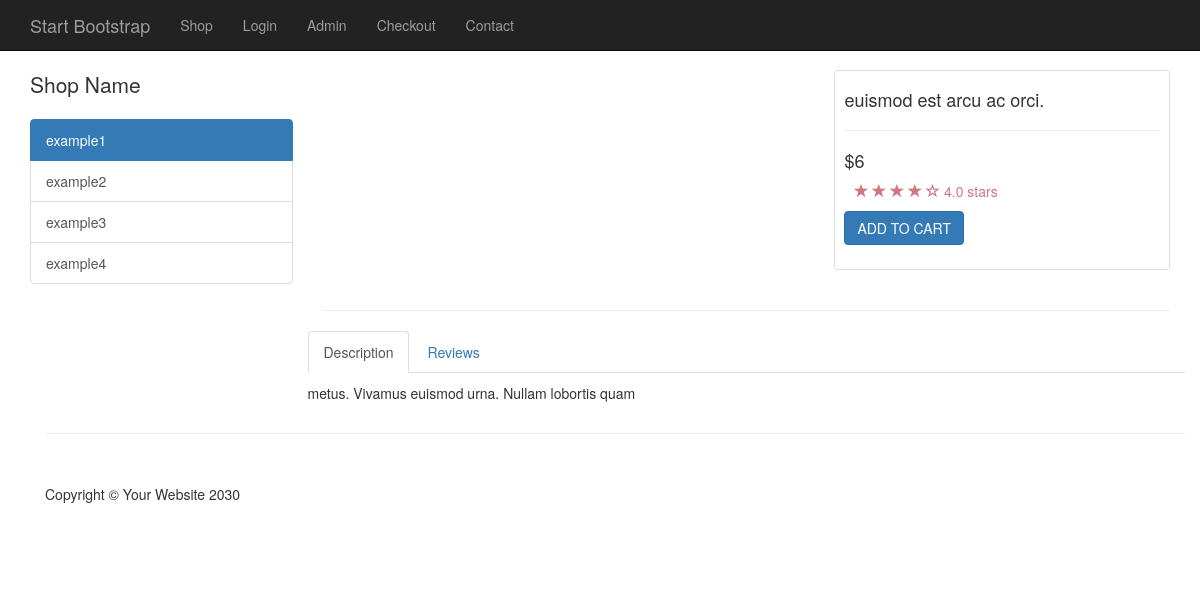
Page /item.php?id=1 on the committed database.
### tables this page shows
CREATE TABLE IF NOT EXISTS `products` (
  `product_id` INT(11) UNSIGNED NOT NULL AUTO_INCREMENT,
  `product_title` VARCHAR(255) NOT NULL,
  `product_category_id` INT(11) UNSIGNED NOT NULL,
  `product_price` FLOAT(11) NOT NULL,
  `product_short_desc` VARCHAR(300) NOT NULL,
  `product_description` TEXT NOT NULL,
  `product_image` TEXT NOT NULL,
  PRIMARY KEY `pk_product_id`(`product_id`)
);

CREATE TABLE IF NOT EXISTS `categories` (
  `cat_id` INT(11) UNSIGNED NOT NULL AUTO_INCREMENT,
  `cat_title` VARCHAR(255),
  PRIMARY KEY `pk_cat_id`(`cat_id`)
);

### public/item.php (the view, shortened to what this page needs)
<?php
require_once(TEMPLATE_FRONT . '/header.php');
?>
<div class="container">
    <div class="row">
        <?php
        $id = (int) escape_sting($_GET['id']);
        $q = query("SELECT * FROM `products` where `product_id`= {$id};");
        while ($row = fetch_array($q)) {
            require_once(TEMPLATE_FRONT . '/side_nav.php');
        ?>
            <div class="col-md-9">
                <div class="row">
                    <div class="col-md-7">
                    </div>
                    <div class="col-md-5">
                        <div class="thumbnail">
                            <div class="caption-full">
                                <h4><?php echo  $row['product_title']; ?></h4>
                                <hr>
                                <h4 class="">&dollar;<?php echo  $row['product_price']; ?></h4>
                                <div class="ratings">
                                    <p>
                                        <span class="glyphicon glyphicon-star"></span>
                                        <span class="glyphicon glyphicon-star"></span>
                                        <span class="glyphicon glyphicon-star"></span>
                                        <span class="glyphicon glyphicon-star"></span>
                                        <span class="glyphicon glyphicon-star-empty"></span>
                                        4.0 stars
                                    </p>
                                </div>
                                <form action="">
                                    <div class="form-group">
                                        <input type="submit" class="btn btn-primary" value="ADD TO CART">
                                    </div>
                                </form>
                            </div>
                        </div>
                    </div>
                </div>
                <hr>
                <div class="row">
                    <div role="tabpanel">
                        <ul class="nav nav-tabs" role="tablist">
                            <li role="presentation" class="active"><a href="#home" aria-controls="home" role="tab" data-toggle="tab">Description</a></li>
                            <li role="presentation"><a href="#profile" aria-controls="profile" role="tab" data-toggle="tab">Reviews</a></li>
                        </ul>
                        <div class="tab-content">
                            <div role="tabpanel" class="tab-pane active" id="home">
                                <p><?php echo  $row['product_description']; ?></p>
                            </div>
                        </div>
                    </div>
                </div>
            </div>
        <?php } ?>
    </div>
    <?php require_once(TEMPLATE_FRONT . '/footer.php'); ?>

### resources/templates/front/side_nav.php
<div class="col-md-3">
    <p class="lead">Shop Name</p>
    <div class="list-group">
        <?php    get_category();    ?>
    </div>
</div>

### resources/functions.php (shortened to what this page needs)
<?php
function query($sql)
{
  global $connection;
  return mysqli_query($connection, $sql);
}
function escape_sting($string)
{
  global $connection;
  return mysqli_real_escape_string($connection, $string);
}
function fetch_array($sql)
{
  return mysqli_fetch_array($sql);
}
function get_category()
{
  $q = query("SELECT * FROM `categories`;");
  while ($row = fetch_array($q)) {
    echo ' <a id="' . $row['cat_id'] . '" href="category.php?id=' . $row['cat_id'] . '" class="list-group-item">' . $row['cat_title'] . '</a>';
  }
}

### public/css/shop-homepage.css (style rules this page uses)
body { padding-top: 70px; }
.ratings { padding-right: 10px; padding-left: 10px; color: #d17581; }
.thumbnail { padding: 0; }
.thumbnail .caption-full { padding: 9px; color: #333; }

### rows in the picture
products: product_title "euismod est arcu ac orci.", product_price "6", product_description "metus. Vivamus euismod urna. Nullam lobortis quam"
categories: cat_title "example1"
categories: cat_title "example2"
categories: cat_title "example3"
categories: cat_title "example4"
